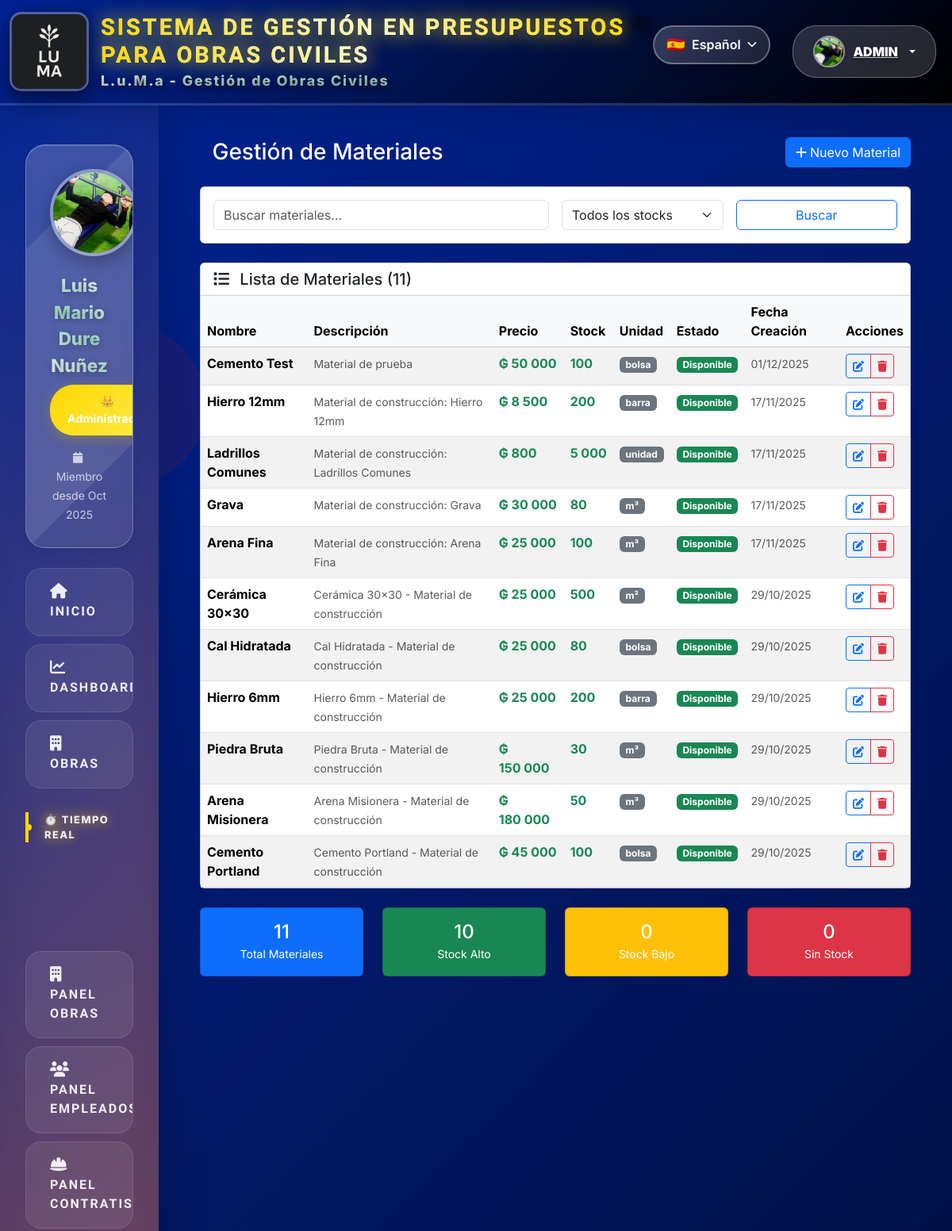
Page /materiales/ (signed in, upper part) on the earlier database version.
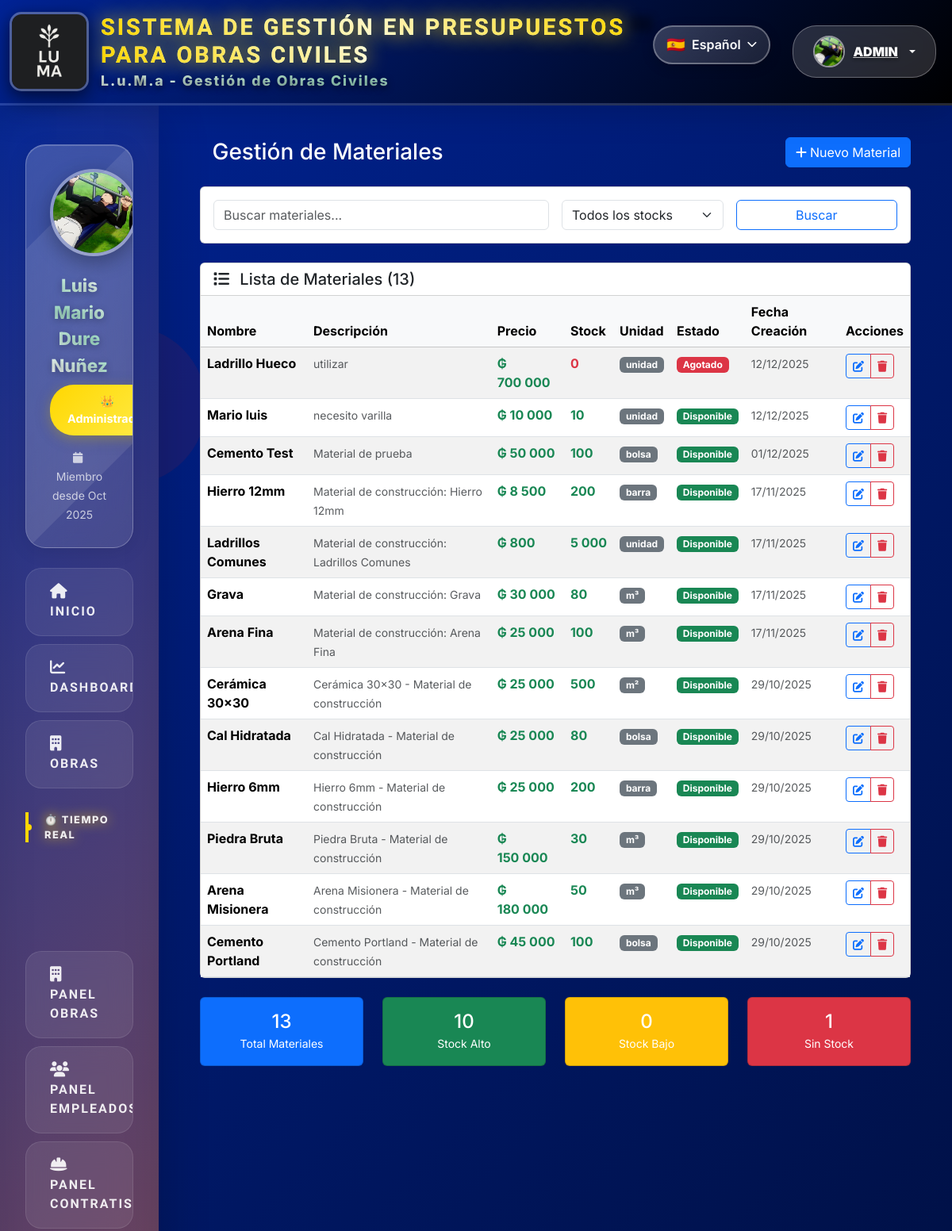
Same page on the later database version.
### gestion/models.py (models this page shows, shortened)
class Material(models.Model):
    nombre = models.CharField(max_length=100)
    descripcion = models.TextField()
    precio = models.DecimalField(max_digits=10, decimal_places=2, validators=[MinValueValidator(Decimal('0.01'))])
    stock = models.IntegerField(default=0, validators=[MinValueValidator(0)])
    unidad_medida = models.CharField(max_length=20, default='unidad')
    creado_por = models.ForeignKey(UsuarioPersonalizado, on_delete=models.CASCADE, related_name='materiales_creados')
    fecha_creacion = models.DateTimeField(auto_now_add=True)
    fecha_actualizacion = models.DateTimeField(auto_now=True)
    activo = models.BooleanField(default=True)
    class Meta:
        verbose_name = 'Material'
        verbose_name_plural = 'Materiales'
        ordering = ['-fecha_creacion']

### gestion/views.py (the view)
# urls.py: path('materiales/', views.lista_materiales, name='lista_materiales'),
@login_required
@user_passes_test(es_administrador)
def lista_materiales(request):
    materiales = Material.objects.all().order_by('-fecha_creacion')
    query = request.GET.get('q')
    if query:
        materiales = materiales.filter(
            Q(nombre__icontains=query) |
            Q(descripcion__icontains=query)
        )
    stock_filter = request.GET.get('stock')
    if stock_filter == 'bajo':
        materiales = materiales.filter(stock__lt=10)
    elif stock_filter == 'sin_stock':
        materiales = materiales.filter(stock=0)
    total_materiales = Material.objects.count()
    stock_alto = Material.objects.filter(stock__gte=50).count()
    stock_bajo = Material.objects.filter(stock__lt=10, stock__gt=0).count()
    sin_stock = Material.objects.filter(stock=0).count()
    context = {
        'materiales': materiales,
        'query': query or '',
        'stock_filter': stock_filter or '',
        'total_materiales': total_materiales,
        'stock_alto': stock_alto,
        'stock_bajo': stock_bajo,
        'sin_stock': sin_stock,
    }
    return render(request, 'gestion/materiales/lista.html', context)

### gestion/models.py (called while the page is built)
    def get_rol_display(self):
        return dict(self.ROLES).get(self.rol, self.rol)

    def es_administrador(self):
        return self.rol == 'admin' or self.is_superuser

    def get_avatar_url(self):
        if self.avatar:
            return self.avatar.url
        return '/static/images/avatar-default.png'

### gestion/views.py (called while the page is built)
def es_administrador(user):
    return user.is_authenticated and user.es_administrador()

### gestion/templates/gestion/materiales/lista.html (shortened to what the changed rows need)
{% extends 'base.html' %}
{% block content %}
<div class="row">
    <div class="col-12">
        <div class="d-flex justify-content-between align-items-center mb-4">
            <h1 class="h3 mb-0">
                Gestión de Materiales
            </h1>
        </div>
        <div class="card">
            <div class="card-header bg-white">
                <h5 class="card-title mb-0">
                    <i class="fas fa-list me-2"></i>
                    Lista de Materiales ({{ materiales.count }})
                </h5>
            </div>
            <div class="card-body p-0">
                {% if materiales %}
                <div class="table-responsive">
                    <table class="table table-hover table-striped mb-0">
                        <thead class="table-light">
                            <tr>
                                <th>Nombre</th>
                                <th>Descripción</th>
                                <th>Precio</th>
                                <th>Stock</th>
                                <th>Unidad</th>
                                <th>Estado</th>
                                <th>Fecha Creación</th>
                                <th>Acciones</th>
                            </tr>
                        </thead>
                        <tbody>
                            {% for material in materiales %}
                            <tr>
                                <td>
                                    <strong>{{ material.nombre }}</strong>
                                </td>
                                <td>
                                    <small class="text-muted">{{ material.descripcion|truncatewords:8 }}</small>
                                </td>
                                <td>
                                    <span class="fw-bold text-success">₲ {{ material.precio|floatformat:0 }}</span>
                                </td>
                                <td>
                                    <span class="fw-bold {% if material.stock == 0 %}text-danger{% elif material.stock < 10 %}text-warning{% else %}text-success{% endif %}">
                                        {{ material.stock }}
                                    </span>
                                </td>
                                <td>
                                    <span class="badge bg-secondary">{{ material.unidad_medida }}</span>
                                </td>
                                <td>
                                    {% if material.stock == 0 %}
                                    <span class="badge bg-danger">Agotado</span>
                                    {% elif material.stock < 10 %}
                                    <span class="badge bg-warning">Bajo</span>
                                    {% else %}
                                    <span class="badge bg-success">Disponible</span>
                                    {% endif %}
                                </td>
                                <td>
                                    <small class="text-muted">{{ material.fecha_creacion|date:"d/m/Y" }}</small>
                                </td>
                                <td>
                                    <div class="btn-group btn-group-sm">
                                        <a href="{% url 'editar_material' material.id %}"
                                           class="btn btn-outline-primary" title="Editar">
                                            <i class="fas fa-edit"></i>
                                        </a>
                                        <a href="{% url 'eliminar_material' material.id %}"
                                           class="btn btn-outline-danger" title="Eliminar">
                                            <i class="fas fa-trash"></i>
                                        </a>
                                    </div>
                                </td>
                            </tr>
                            {% endfor %}
                        </tbody>
                    </table>
                </div>
                {% endif %}
            </div>
        </div>
        {% if materiales %}
        <div class="row mt-4">
            <div class="col-md-3">
                <div class="card bg-primary text-white">
                    <div class="card-body text-center py-3">
                        <h4 class="mb-0">{{ total_materiales }}</h4>
                        <small>Total Materiales</small>
                    </div>
                </div>
            </div>
            <div class="col-md-3">
                <div class="card bg-success text-white">
                    <div class="card-body text-center py-3">
                        <h4 class="mb-0">{{ stock_alto }}</h4>
                        <small>Stock Alto</small>
                    </div>
                </div>
            </div>
            <div class="col-md-3">
                <div class="card bg-warning text-white">
                    <div class="card-body text-center py-3">
                        <h4 class="mb-0">{{ stock_bajo }}</h4>
                        <small>Stock Bajo</small>
                    </div>
                </div>
            </div>
            <div class="col-md-3">
                <div class="card bg-danger text-white">
                    <div class="card-body text-center py-3">
                        <h4 class="mb-0">{{ sin_stock }}</h4>
                        <small>Sin Stock</small>
                    </div>
                </div>
            </div>
        </div>
        {% endif %}
    </div>
</div>
{% endblock %}

Differences in the rows shown:
added Material: nombre "Ladrillo Hueco", descripcion "utilizar", precio "700 000", stock "0", unidad_medida "unidad", shows "Agotado", fecha_creacion "12/12/2025"
added Material: nombre "Mario luis", descripcion "necesito varilla", precio "10 000", stock "10", unidad_medida "unidad", shows "Disponible", fecha_creacion "12/12/2025"
Other differences:
{{ materiales.count }}: "11" → "13"
{{ total_materiales }}: "11" → "13"
{{ sin_stock }}: "0" → "1"
